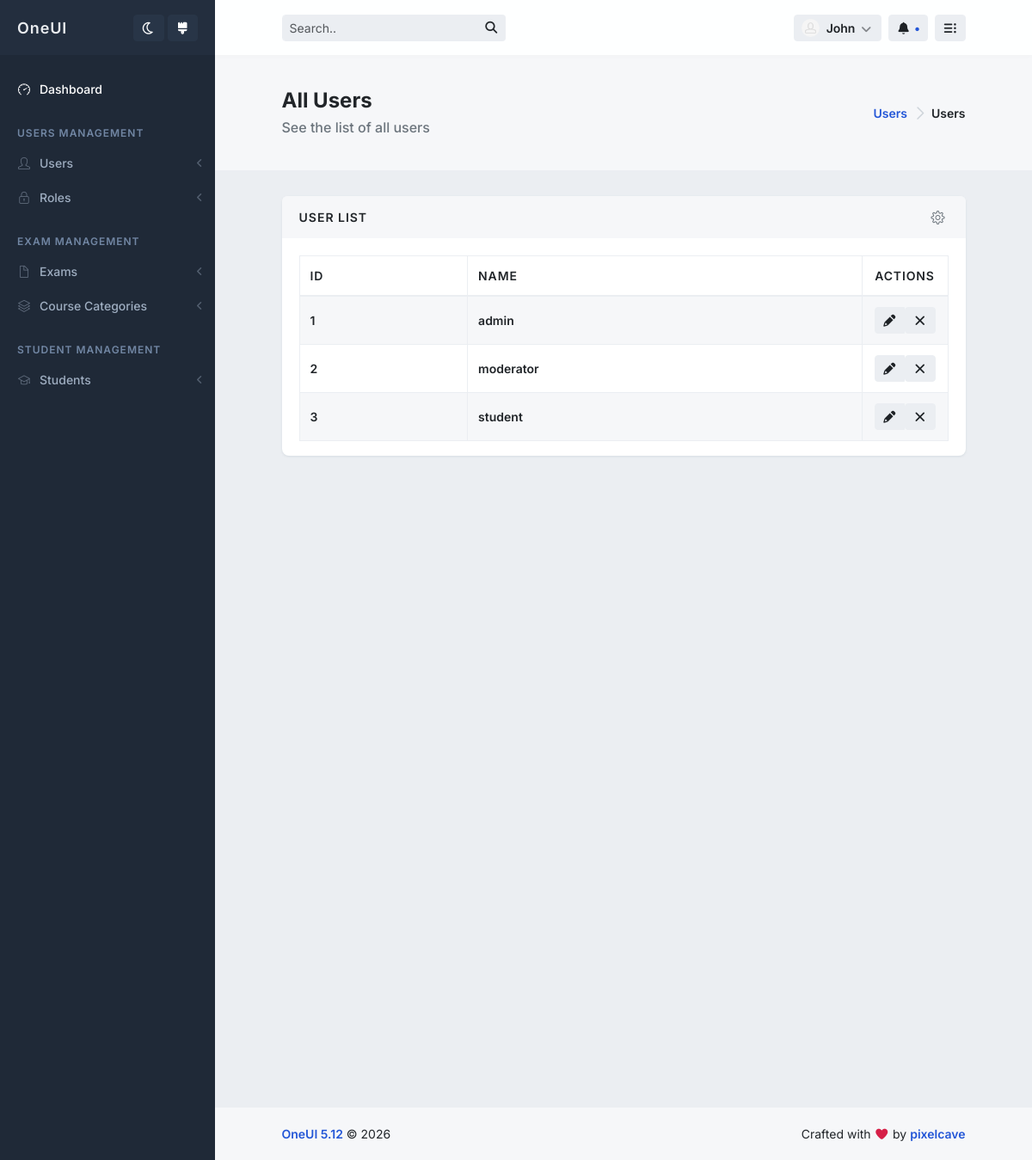
/admin/roles, run on the app's committed database.
### tables this page shows
CREATE TABLE user_roles (
    id INT PRIMARY KEY AUTO_INCREMENT,
    name VARCHAR(100)
);

### admin/models/role.class.php (called while the page is built, shortened)
<?php
class Role {
    static public function readAll() {
        global $db;
        $sql = "SELECT * FROM user_roles ORDER BY name ASC";
        $result = $db->query($sql);
        return $result->fetch_all(MYSQLI_ASSOC);
    }
}

### admin/views/pages/roles/manage.php (the view, shortened to what this page needs)
<?php
require_once "models/role.class.php";
$rows = Role::readAll();
?>
<main id="main-container">
  <div class="bg-body-light">
    <div class="content content-full">
      <div class="d-flex flex-column flex-sm-row justify-content-sm-between align-items-sm-center py-2">
        <div class="flex-grow-1">
          <h1 class="h3 fw-bold mb-1">
            All Users
          </h1>
          <h2 class="fs-base lh-base fw-medium text-muted mb-0">
            See the list of all users
          </h2>
        </div>
        <nav class="flex-shrink-0 mt-3 mt-sm-0 ms-sm-3" aria-label="breadcrumb">
          <ol class="breadcrumb breadcrumb-alt">
            <li class="breadcrumb-item">
              <a class="link-fx" href="javascript:void(0)">Users</a>
            </li>
            <li class="breadcrumb-item" aria-current="page">
              Users
            </li>
          </ol>
        </nav>
      </div>
    </div>
  </div>
  <div class="content">
    <div class="block block-rounded">
      <div class="block-header block-header-default">
        <h3 class="block-title">USER LIST</h3>
        <div class="block-options">
          <button type="button" class="btn-block-option">
            <i class="si si-settings"></i>
          </button>
        </div>
      </div>
      <div class="block-content">
        <div class="table-responsive">
          <table class="table table-bordered table-striped table-vcenter">
            <thead>
              <tr>
                <th>ID</th>
                <th>Name</th>
                <th class="text-center" style="width: 100px;">Actions</th>
              </tr>
            </thead>
            <tbody>
              <?php foreach ($rows as $row): ?>
                <tr>
                  <td class="fw-semibold fs-sm">
                    <?= $row['id'] ?>
                  </td>
                  <td class="fw-semibold fs-sm">
                    <?= $row['name'] ?>
                  </td>
                  <td class="text-center">
                    <div class="btn-group">
                      <a href="edit-role?id=<?= $row['id'] ?>" class="btn btn-sm btn-alt-secondary" data-bs-toggle="tooltip" title="Edit">
                        <i class="fa fa-fw fa-pencil-alt"></i>
                      </a>
                      <form method="post">
                        <button type="submit" class="btn btn-sm btn-alt-secondary" title="Delete">
                          <i class="fa fa-fw fa-times"></i>
                        </button>
                      </form>
                    </div>
                  </td>
                </tr>
              <?php endforeach ?>
            </tbody>
          </table>
        </div>
      </div>
    </div>
  </div>
</main>

### data on the page
user_roles: id "1", name "admin"
user_roles: id "2", name "moderator"
user_roles: id "3", name "student"
